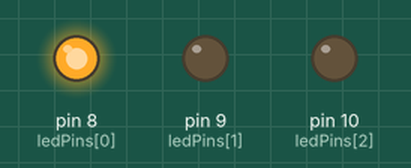
Recording of a sketch running on a simulated Arduino Uno, built with avr-gcc and run on an emulated ATmega328P. On the bench: output pins drawn as LEDs (lit = HIGH).

Above: at 0.15 s.
At 1.35 s:
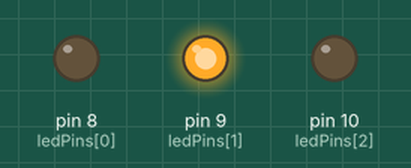
At 2.55 s:
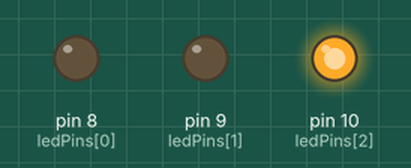
Timing chart, 0 to 3.0 s (numbered marks = the images above):
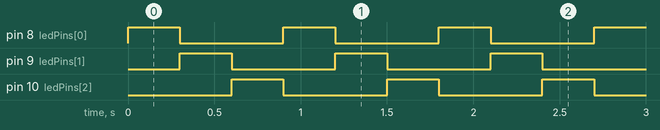

The sketch:

Task04_Running_LED.ino
```cpp
int ledPins[] = {8, 9, 10};

void setup() {
  for (int i = 0; i < 3; i++) {
    pinMode(ledPins[i], OUTPUT);
  }
}

void loop() {
  for (int i = 0; i < 3; i++) {
    digitalWrite(ledPins[i], HIGH);
    delay(300);
    digitalWrite(ledPins[i], LOW);
  }
}
```

Measured:
- by itself, pin 8 (ledPins[0]), pin 9 (ledPins[1]), pin 10 (ledPins[2]): alternates HIGH for 0.30 s and LOW for 0.60 s
- by itself, everything shown: repeats every 0.90 s, in 4 steps
